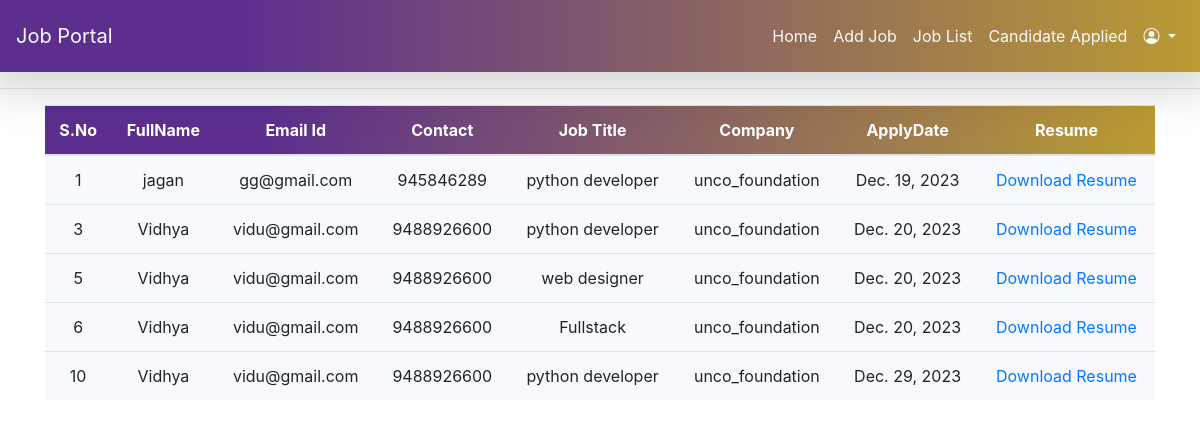
Screenshot of /apcandidte/ (signed in) with the database file from the repository.
### app1/models.py (models this page shows, shortened)
class Apply(models.Model):
    job=models.ForeignKey(Job,on_delete=models.CASCADE)
    jsuser=models.ForeignKey(jobskrsignup,on_delete=models.CASCADE)
    resume=models.FileField(null=True)
    applydate=models.DateField()

class jobskrsignup(models.Model):
    user = models.ForeignKey(User,on_delete=models.CASCADE)
    mobile = models.IntegerField(max_length=15,null=True)
    education=models.CharField(max_length=100,null=True)
    gender = models.CharField(max_length=15,null=True)
    type = models.CharField(max_length=15,null=True)

class Job(models.Model):
    recruiter = models.ForeignKey(emprsignup,on_delete=models.CASCADE)
    startdate=models.DateField()
    enddate= models.DateField()
    title= models.CharField(max_length=100)
    salary= models.FloatField(max_length=20)
    description= models.CharField(max_length=300)
    experiance= models.CharField(max_length=50)
    location= models.CharField(max_length=100)
    skills= models.CharField(max_length=100)
    workmode= models.CharField(max_length=100,null=True)
    creationdate= models.DateField()

class emprsignup(models.Model):
    user = models.ForeignKey(User,on_delete=models.CASCADE)
    company=models.CharField(max_length=100,null=True)
    mobile = models.IntegerField(max_length=15,null=True)
    type = models.CharField(max_length=15,null=True)

### app1/views.py (the view)
# urls.py: path('apcandidte/',views.appliedcandidate),
def appliedcandidate(request):
    if not request.user.is_authenticated:
        return redirect('emprlogin')
    data=Apply.objects.all()
    d={'data':data}
    return render(request,'empr/appliedcandidate.html',d)

### templates/empr/appliedcandidate.html (shortened to what this page needs)
<!DOCTYPE html>
<html lang="en">
<head>
    <link rel="stylesheet" href="https://stackpath.bootstrapcdn.com/bootstrap/4.5.2/css/bootstrap.min.css">
    <link rel="stylesheet" href="https://cdn.jsdelivr.net/npm/bootstrap-icons@1.11.2/font/bootstrap-icons.min.css">
</head>
<body>
    <div class="menu-bar">
    <nav class="navbar navbar-expand-lg p-3 row shadow-lg" >
        <div class="container-fluid">
          <a class="navbar-brand text-light" href="#">Job Portal</a>
          <div class="collapse navbar-collapse justify-content-end" id="navbarNav">
            <ul class="navbar-nav">
              <li class="nav-item">
                <a class="nav-link  text-light" href="/emprhome/">Home</a>
              </li>
              <li class="nav-item">
                <a class="nav-link text-light" href="/addjob/addjob/">Add Job</a>
              </li>
              <li class="nav-item">
                <a class="nav-link  text-light" href="/joblist/joblist/">Job List</a>
              </li>
              <li class="nav-item">
                <a class="nav-link  text-light" href="/apcandidte/apcandidte/">Candidate Applied</a>
              </li>
              <li class="nav-item dropdown">
                <a class="nav-link dropdown-toggle text-light" href="#" id="profileDropdown" role="button"
                    data-toggle="dropdown" aria-haspopup="true" aria-expanded="false">
                    <i class="bi bi-person-circle"></i>
                </a>
             </li>
            </ul>
          </div>
        </div>
      </nav>
    </div>
      <hr>
    <div class="container">
        <table class="table table-hover" id="example">
            <thead>
                <tr style="background-image: linear-gradient(to right,#5c2f8f 20%,#bb9b33); color:white">
                    <th>S.No</th>
                    <th>FullName</th>
                    <th>Email Id</th>
                    <th>Contact</th>
                    <th>Job Title</th>
                    <th>Company</th>
                    <th>ApplyDate</th>
                    <th>Resume</th>
                </tr>
            </thead>
            <tbody>
                {% for i in data %}
                {% if request.user.id == i.job.recruiter.user.id %}
                <tr style="background-color:ghostwhite">
                    <td>{{forloop.counter}}</td>
                    <td>{{i.jsuser.user.first_name}}</td>
                    <td>{{i.jsuser.user.username}}</td>
                    <td>{{i.jsuser.mobile}}</td>
                    <td>{{i.job.title}}</td>
                    <td>{{i.job.recruiter.company}}</td>
                    <td>{{i.applydate}}</td>
                    <td><a href="{{i.resume.url}}">Download Resume</a></td>
                </tr>
                {% endif %}
                {% endfor %}
            </tbody>
        </table>
    </div>
</body>
</html>

### templates/empr/appliedcandidate.html (style rules this page uses)
tr { text-align:center }
.menu-bar { background-image: linear-gradient(to right,#5c2f8f 20%,#bb9b33); }

### rows the page displays
Apply: jsuser.user.first_name "jagan", jsuser.user.username "gg@gmail.com", jsuser.mobile "945846289", job "python developer", job.recruiter.company "unco_foundation", applydate "Dec. 19, 2023"
Apply: jsuser.user.first_name "Vidhya", jsuser.user.username "vidu@gmail.com", jsuser.mobile "9488926600", job "python developer", job.recruiter.company "unco_foundation", applydate "Dec. 20, 2023"
Apply: jsuser.user.first_name "Vidhya", jsuser.user.username "vidu@gmail.com", jsuser.mobile "9488926600", job "web designer", job.recruiter.company "unco_foundation", applydate "Dec. 20, 2023"
Apply: jsuser.user.first_name "Vidhya", jsuser.user.username "vidu@gmail.com", jsuser.mobile "9488926600", job "Fullstack", job.recruiter.company "unco_foundation", applydate "Dec. 20, 2023"
Apply: jsuser.user.first_name "Vidhya", jsuser.user.username "vidu@gmail.com", jsuser.mobile "9488926600", job "python developer", job.recruiter.company "unco_foundation", applydate "Dec. 29, 2023"
